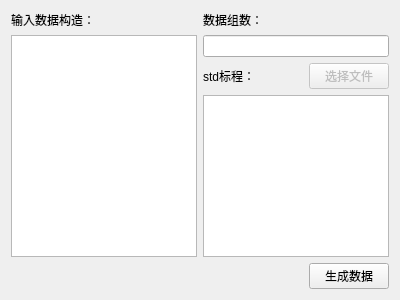
<?xml version="1.0" encoding="UTF-8"?>
<ui version="4.0">
 <class>MainWindow</class>
 <widget class="QWidget" name="MainWindow">
  <property name="geometry">
   <rect>
    <x>0</x>
    <y>0</y>
    <width>400</width>
    <height>300</height>
   </rect>
  </property>
  <property name="windowTitle">
   <string>MainWindow</string>
  </property>
  <layout class="QVBoxLayout" name="verticalLayout_5">
   <item>
    <layout class="QHBoxLayout" name="horizontalLayout_3">
     <item>
      <layout class="QVBoxLayout" name="verticalLayout">
       <item>
        <widget class="QLabel" name="label_3">
         <property name="text">
          <string>输入数据构造：</string>
         </property>
        </widget>
       </item>
       <item>
        <widget class="QTextEdit" name="makeFunText"/>
       </item>
      </layout>
     </item>
     <item>
      <layout class="QVBoxLayout" name="verticalLayout_4">
       <item>
        <layout class="QVBoxLayout" name="verticalLayout_2">
         <item>
          <widget class="QLabel" name="label_2">
           <property name="text">
            <string>数据组数：</string>
           </property>
          </widget>
         </item>
         <item>
          <widget class="QLineEdit" name="lineEdit"/>
         </item>
        </layout>
       </item>
       <item>
        <layout class="QVBoxLayout" name="verticalLayout_3">
         <item>
          <layout class="QHBoxLayout" name="horizontalLayout">
           <item>
            <widget class="QLabel" name="label">
             <property name="text">
              <string>std标程：</string>
             </property>
            </widget>
           </item>
           <item>
            <spacer name="horizontalSpacer">
             <property name="orientation">
              <enum>Qt::Horizontal</enum>
             </property>
             <property name="sizeHint" stdset="0">
              <size>
               <width>40</width>
               <height>20</height>
              </size>
             </property>
            </spacer>
           </item>
           <item>
            <widget class="QPushButton" name="pushButton_2">
             <property name="enabled">
              <bool>false</bool>
             </property>
             <property name="text">
              <string>选择文件</string>
             </property>
            </widget>
           </item>
          </layout>
         </item>
         <item>
          <widget class="QTextEdit" name="source"/>
         </item>
        </layout>
       </item>
      </layout>
     </item>
    </layout>
   </item>
   <item>
    <layout class="QHBoxLayout" name="horizontalLayout_2">
     <item>
      <spacer name="horizontalSpacer_2">
       <property name="orientation">
        <enum>Qt::Horizontal</enum>
       </property>
       <property name="sizeHint" stdset="0">
        <size>
         <width>40</width>
         <height>20</height>
        </size>
       </property>
      </spacer>
     </item>
     <item>
      <widget class="QPushButton" name="make">
       <property name="text">
        <string>生成数据</string>
       </property>
      </widget>
     </item>
    </layout>
   </item>
  </layout>
 </widget>
 <resources/>
 <connections/>
</ui>
